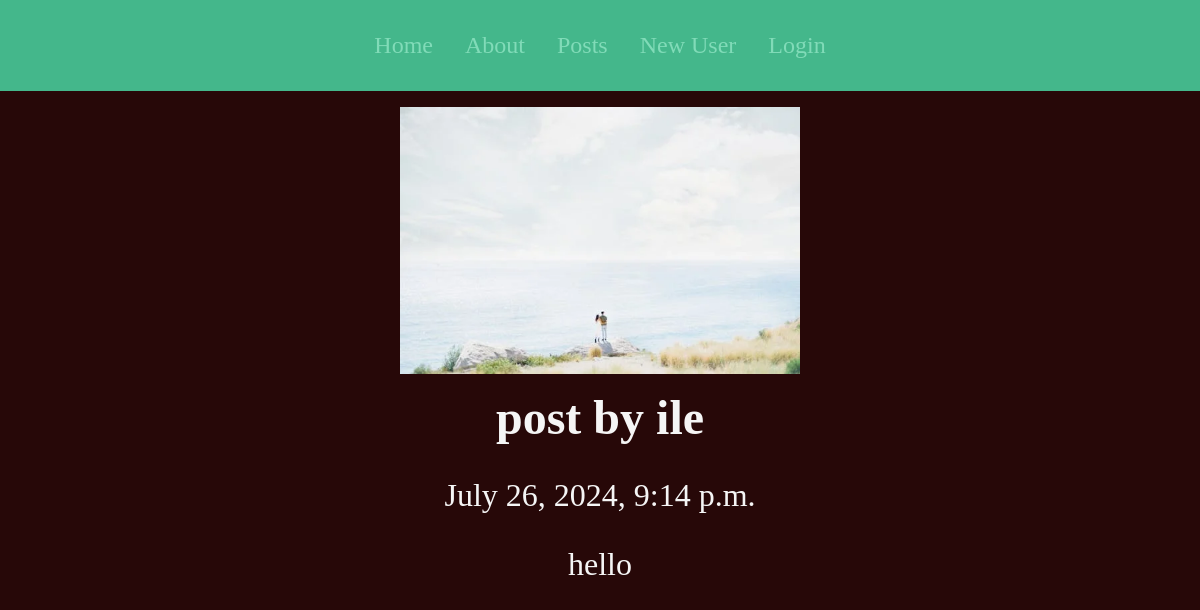
Page /posts/ile-post on the committed database.
### posts/models.py (models this page shows, shortened)
class Post(models.Model):
  title = models.CharField(max_length=75)
  body = models.TextField()
  slug = models.SlugField()
  date = models.DateTimeField(auto_now_add=True)
  banner = models.ImageField(default='fallback.png', blank=True)
  author = models.ForeignKey(User, on_delete=models.CASCADE, default=None)

### posts/views.py (the view)
# urls.py: path('<slug:slug>',views.post_page, name="page"),
def post_page(request, slug):
    post = Post.objects.get(slug=slug)
    return render(request, 'posts/post_page.html', { 'post' : post } )

### posts/templates/posts/post_page.html (shortened to what this page needs)
{% extends 'layout.html' %}
{% block content %}
<section>
  <img class="banner" src="{{ post.banner.url }}" alt="{{ post.title }}">
  <h1>{{ post.title }}</h1>
  <p>{{ post.date }}</p>
  <p>{{ post.body }}</p>
</section>
{% endblock %}

### static/css/style.css (style rules this page uses)
* { margin: 0; padding: 0; box-sizing: border-box; }
body { min-height: 100vh; background-color: rgb(39, 8, 8); color: whitesmoke; font-size: 3rem; }
section { display: flex; flex-direction: column; justify-content: center; align-items: center; text-align: center; flex-flow: column; gap: 1rem; }
h1, h2 { font-size: 3rem; text-align: center; }
p { font-size: 2rem; text-align: center; margin-top: 1rem; }
.banner { display: block; width: 100%; max-width: 400px; }

### rows in the picture
Post: banner (picture), title "post by ile", date "July 26, 2024, 9:14 p.m.", body "hello"
